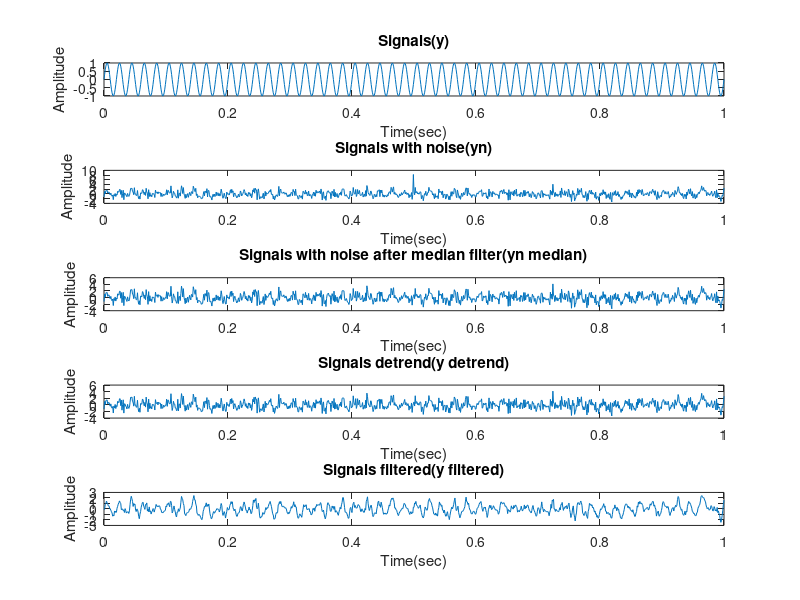

This figure's MATLAB source:
%步驟一:基本設定
fs = 1000; %取樣頻率1000Hz
t = (0:1/fs:1)'; %測量時間為1秒，從0開始，每1/fs秒取一次，直到1秒
N = length(t); %取樣次數
y = sin(2*pi*50*t); %產生正弦波

%步驟二:加入雜訊產生yn
randn('state',0) %設定隨機產生符合常態分佈的隨機數(平均值為0)
yn = y + randn(size(y));

%步驟三:加入異常值
idx = 500;
spk = yn(idx)*6;
yn(idx) = spk;


%步驟四:使用中值濾波移除異常值(這裡設定超過5倍標準差)
yn_median = yn
for i = 2:(N - 1)
    if (yn_median(i) > 5 * std(yn)) || (yn_median(i) < -5 * std(yn))
        yn_median(i) = (yn_median(i + 1) + yn_median(i - 1)) / 2;
    end
end


%步驟五:去除趨勢detrend
y_detrend = detrend(yn_median);

%步驟六:移動平均去除噪聲noise
M = 3; %時序軸長度，通常為奇數
y_filtered = movmean(y_detrend,M);

%畫圖
figure(1)
subplot(511)
plot(t,y)
title('Signals(y)')
xlabel('Time(sec)')
ylabel('Amplitude')

subplot(512)
plot(t,yn)
title('Signals with noise(yn)')
xlabel('Time(sec)')
ylabel('Amplitude')

subplot(513)
plot(t,yn_median)
title('Signals with noise after median filter(yn median)')
xlabel('Time(sec)')
ylabel('Amplitude')

subplot(514)
plot(t,y_detrend)
title('Signals detrend(y detrend)')
xlabel('Time(sec)')
ylabel('Amplitude')

subplot(515)
plot(t,y_filtered)
title('Signals filtered(y filtered)')
xlabel('Time(sec)')
ylabel('Amplitude')

